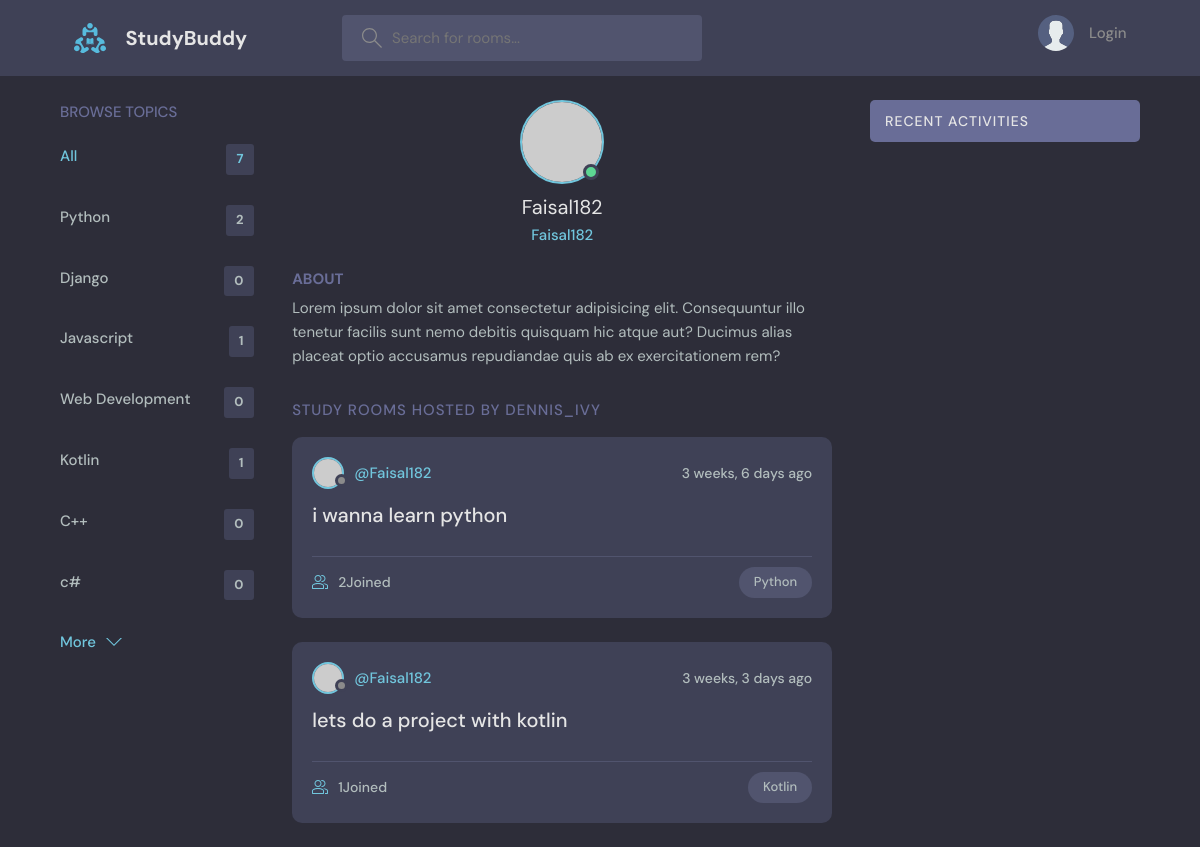
Screenshot of /profile/7 with the database file from the repository.
### base/models.py (models this page shows, shortened)
class Topic(models.Model):
    name=models.CharField(max_length=200)

class Room(models.Model):
    host=models.ForeignKey(User, on_delete=models.SET_NULL, null=True)
    topic=models.ForeignKey(Topic, on_delete=models.SET_NULL, null=True)
    name=models.CharField(max_length=200)
    description=models.TextField(null=True, blank=True)
    participants= models.ManyToManyField(User, related_name='participants', blank=True)
    updated=models.DateTimeField(auto_now=True)
    created=models.DateTimeField(auto_now_add=True)
    class Meta:
        ordering=['updated', 'created']

### base/views.py (the view)
# urls.py: path('profile/<str:pk>', views.userProfile, name="user-profile"),
def userProfile(request,pk):
    user=User.objects.get(id=pk)
    rooms=user.room_set.all()
    room_message=user.message_set.all()
    topics=Topic.objects.all()
    context={'user':user, 'rooms':rooms, 'topics':topics}
    return render(request, 'base/profile.html', context)

### base/templates/base/profile.html (shortened to what this page needs)
{%  extends 'main.html' %}
{% block content %}
  <main class="profile-page layout layout--3">
    <div class="container">
      {% include 'base/topics_component.html' %}
      <div class="roomList">
        <div class="profile">
          <div class="profile__avatar">
            <div class="avatar avatar--large active">
              <img src="https://randomuser.me/api/portraits/men/11.jpg" />
            </div>
          </div>
          <div class="profile__info">
            <h3>{{user.username}}</h3>
            <p>{{user.username}}</p>
          </div>
          <div class="profile__about">
            <h3>About</h3>
            <p>
              Lorem ipsum dolor sit amet consectetur adipisicing elit. Consequuntur illo tenetur
              facilis sunt nemo debitis quisquam hic atque aut? Ducimus alias placeat optio
              accusamus repudiandae quis ab ex exercitationem rem?
            </p>
          </div>
        </div>
        <div class="roomList__header">
          <div>
            <h2>Study Rooms Hosted by dennis_ivy</a>
            </h2>
          </div>
        </div>
        {% include 'base/feed_component.html' %}
      </div>
      {% include 'base/activity_component.html' %}
    </div>
  </main>
  {% endblock content %}

### templates/main.html (shortened to what this page needs)
<!DOCTYPE html>
{% load static %}
<html lang="en">
<head>
    <link rel="stylesheet" href="{% static 'styles/style.css' %}" />
</head>
<body>
    {% include 'navbar.html' %}
    {% block content %}
    {% endblock %}
</body>
</html>

### templates/navbar.html (shortened to what this page needs)
{% load static %}
<header class="header header--loggedIn">
    <div class="container">
        <a href="{% url 'home' %}" class="header__logo">
            <img src="{% static 'images/logo.svg' %}" />
            <h1>StudyBuddy</h1>
        </a>
        <form class="header__search" method="GET" action="{% url 'home' %}">
            <label>
                <input name="q" placeholder="Search for rooms..." />
            </label>
        </form>
        <nav class="header__menu">
            {% if request.user.is_authenticated %}
             <div class="header__user">
                <a href="{% url 'update-user' %}">
                    <div class="avatar avatar--medium active">
                        <img src="https://randomuser.me/api/portraits/men/37.jpg" />
                    </div>
                    <p>{{request.user.username}} <span>@john_doe</span></p>
                </a>
                <button class="dropdown-button">
                    <svg version="1.1" xmlns="http://www.w3.org/2000/svg" width="32" height="32"
                        viewBox="0 0 32 32">
                        <title>chevron-down</title>
                        <path d="M16 21l-13-13h-3l16 16 16-16h-3l-13 13z"></path>
                    </svg>
                </button>
            </div>
            {% else %}
            <a href="{% url 'login' %}">
                <img src="{% static 'images/avatar.svg' %}" />
                <p>Login</p>
            </a>
            {% endif %}
        </nav>
    </div>
</header>

### base/templates/base/topics_component.html
<div class="topics">
    <div class="topics__header">
      <h2>Browse Topics</h2>
    </div>
    <ul class="topics__list">
      <li>
        <a href="{% url 'home' %}" class="active">All <span>{{topics.count}}</span></a>
      </li>
      {% for topic in topics %}
      <li>
        <a href="{% url 'home' %}?q={{topic.name}}">{{topic.name}} <span>{{topic.room_set.all.count}}</span></a>
      </li>
      {% endfor %}
    </ul>
    <a class="btn btn--link" href="{% url 'topics' %}">
      More
      <svg version="1.1" xmlns="http://www.w3.org/2000/svg" width="32" height="32" viewBox="0 0 32 32">
        <title>chevron-down</title>
        <path d="M16 21l-13-13h-3l16 16 16-16h-3l-13 13z"></path>
      </svg>
    </a>
  </div>

### base/templates/base/feed_component.html (shortened to what this page needs)
 {% for room in rooms %}
<div class="roomListRoom">
    <div class="roomListRoom__header">
      <a href="{% url 'user-profile' room.host.id %}" class="roomListRoom__author">
        <div class="avatar avatar--small">
          <img src="https://randomuser.me/api/portraits/women/11.jpg" />
        </div>
        <span>@{{room.host.username}}</span>
      </a>
      <div class="roomListRoom__actions">
        <span>{{room.created|timesince}} ago </span>
      </div>
    </div>
    <div class="roomListRoom__content">
      <a href="{% url 'room' room.id %}">{{room.name}}</room></a>
    </div>
    <div class="roomListRoom__meta">
      <a href="{% url 'room' room.id %}" class="roomListRoom__joined">
        {{room.participants.all.count}}Joined
      </a>
      <p class="roomListRoom__topic">{{room.topic.name}}</p>
    </div>
  </div>
  {% endfor %}

### base/templates/base/activity_component.html (shortened to what this page needs)
<div class="activities">
    <div class="activities__header">
        <h2>Recent Activities</h2>
    </div>
</div>

### rows the page displays
Topic: name "Python", room_set.all.count "2"
Topic: name "Django", room_set.all.count "0"
Topic: name "Javascript", room_set.all.count "1"
Topic: name "Web Development", room_set.all.count "0"
Topic: name "Kotlin", room_set.all.count "1"
Topic: name "C++", room_set.all.count "0"
Topic: name "c#", room_set.all.count "0"
Room: host.username "Faisal182", created "3 weeks, 6 days", name "i wanna learn python", participants.all.count "2", topic.name "Python"
Room: host.username "Faisal182", created "3 weeks, 3 days", name "lets do a project with kotlin", participants.all.count "1", topic.name "Kotlin"

### other values shown
{{ topics.count }} "7"
{{ user.username }} "Faisal182"
